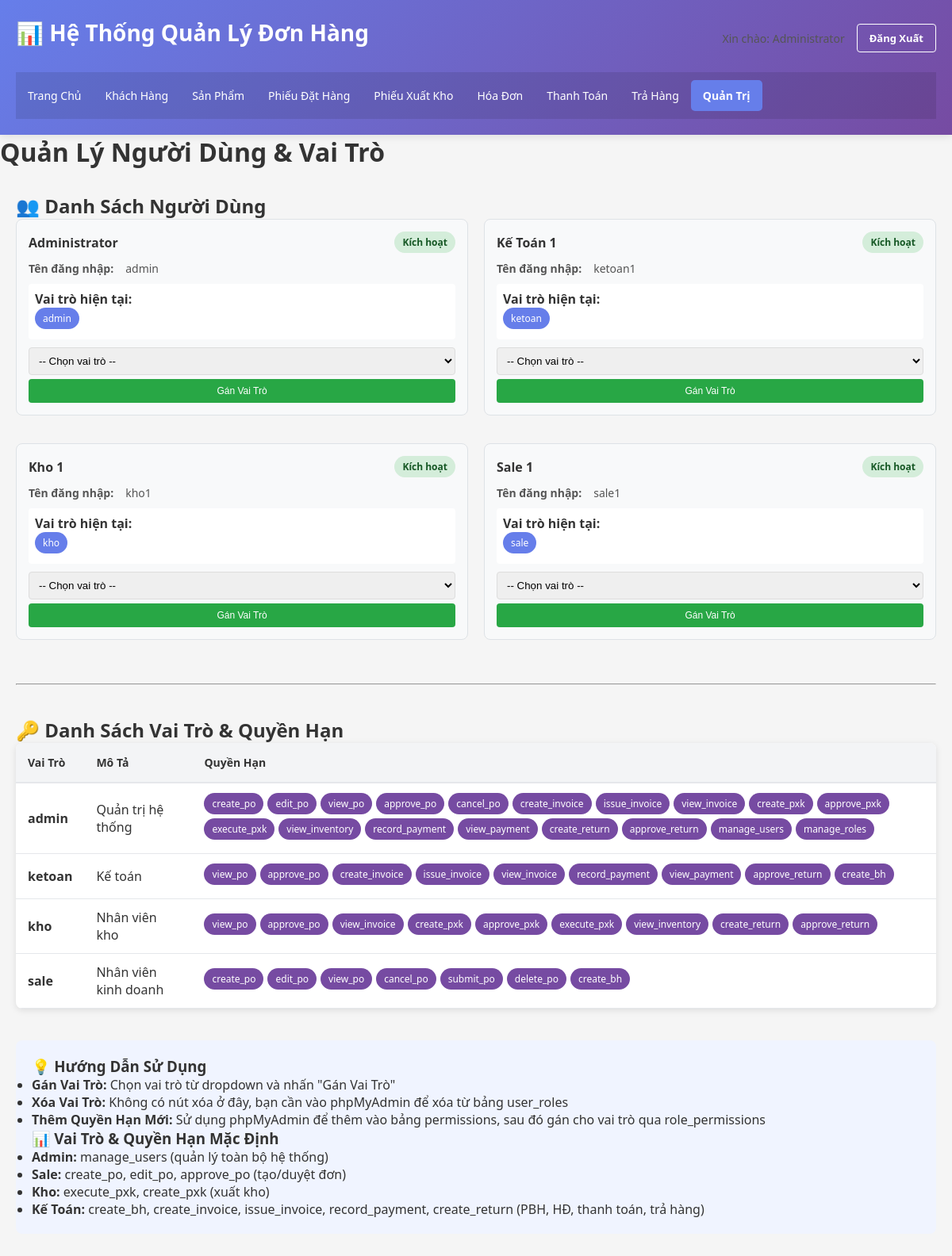
The page /admin/users.php (signed in) on the database its author committed.
### tables this page shows
CREATE TABLE `users` (
  `id` int(11) NOT NULL,
  `username` varchar(50) NOT NULL,
  `password` varchar(255) NOT NULL,
  `full_name` varchar(100) DEFAULT NULL,
  `status` tinyint(4) DEFAULT 1,
  `role` varchar(50) DEFAULT 'guest',
  `created_at` datetime DEFAULT current_timestamp()
);

CREATE TABLE `roles` (
  `id` int(11) NOT NULL,
  `name` varchar(50) NOT NULL,
  `description` varchar(255) DEFAULT NULL
);

### config.php (called while the page is built, shortened)
<?php
$servername = "localhost";
$username = "root";
$password = "";
$dbname = "quanlydonhang";
$conn = new mysqli($servername, $username, $password, $dbname);
$conn->set_charset("utf8mb4");
function hasPermission($permissionName) {
    global $conn;
    $userId = intval($_SESSION['user_id']);
    $stmt = $conn->prepare("SELECT 1 FROM user_roles ur JOIN role_permissions rp ON ur.role_id = rp.role_id JOIN permissions p ON rp.permission_id = p.id WHERE ur.user_id = ? AND p.name = ? LIMIT 1");
    $stmt->bind_param("is", $userId, $permissionName);
    $stmt->execute();
    $res = $stmt->get_result();
    return $res->num_rows > 0;
}
?>

### admin/users.php (the view, shortened to what this page needs)
<?php
include '../config.php';
$sql = "SELECT u.id, u.username, u.full_name, u.status, GROUP_CONCAT(r.name SEPARATOR ', ') as roles
        FROM users u
        LEFT JOIN user_roles ur ON u.id = ur.user_id
        LEFT JOIN roles r ON ur.role_id = r.id
        GROUP BY u.id
        ORDER BY u.full_name";
$result = $conn->query($sql);
?>
<!DOCTYPE html>
<html lang="vi">
<head>
    <link rel="stylesheet" href="../css/style.css">
</head>
<body>
    <div class="container">
        <?php include '../header.php'; ?>
        <h1>Quản Lý Người Dùng & Vai Trò</h1>
        <main>
            <h2>👥 Danh Sách Người Dùng</h2>
            <div class="admin-container">
                <?php
                if ($result->num_rows > 0) {
                    while ($user = $result->fetch_assoc()) {
                        $status_class = $user['status'] == 1 ? 'status-active' : 'status-inactive';
                        $status_text = $user['status'] == 1 ? 'Kích hoạt' : 'Bị khóa';
                        $roles_display = $user['roles'] ? $user['roles'] : 'Không có vai trò';
                        echo "<div class='user-card'>";
                        echo "<div class='user-header'>";
                        echo "<h4>{$user['full_name']}</h4>";
                        echo "<span class='status-badge $status_class'>$status_text</span>";
                        echo "</div>";
                        echo "<div class='user-info'>";
                        echo "<strong>Tên đăng nhập:</strong> {$user['username']}<br>";
                        echo "</div>";
                        echo "<div class='user-roles'>";
                        echo "<strong>Vai trò hiện tại:</strong><br>";
                        foreach (explode(', ', $roles_display) as $role) {
                            if ($role !== 'Không có vai trò') {
                                echo "<span class='role-badge'>$role</span>";
                            }
                        }
                        echo "</div>";
                        echo "<form method='POST' class='role-select'>";
                        echo "<select name='role_id' required>";
                        echo "<option value=''>-- Chọn vai trò --</option>";
                        echo "</select>";
                        echo "<div class='role-actions'>";
                        echo "<button type='submit' name='action' value='assign_role' class='btn-assign'>Gán Vai Trò</button>";
                        echo "</div>";
                        echo "</form>";
                        echo "</div>";
                    }
                } else {
                    echo "<p style='grid-column: 1/-1; text-align: center;'>Không có người dùng</p>";
                }
                ?>
            </div>
            <hr style="margin: 40px 0;">
            <h2>🔑 Danh Sách Vai Trò & Quyền Hạn</h2>
            <table class="table">
                <thead>
                    <tr>
                        <th>Vai Trò</th>
                        <th>Mô Tả</th>
                        <th>Quyền Hạn</th>
                    </tr>
                </thead>
                <tbody>
                    <?php
                    $sql_role_perms = "SELECT r.id, r.name, r.description, GROUP_CONCAT(p.name SEPARATOR ', ') as permissions
                                       FROM roles r
                                       LEFT JOIN role_permissions rp ON r.id = rp.role_id
                                       LEFT JOIN permissions p ON rp.permission_id = p.id
                                       GROUP BY r.id
                                       ORDER BY r.name";
                    $result_role_perms = $conn->query($sql_role_perms);
                    while ($role_perm = $result_role_perms->fetch_assoc()) {
                        echo "<tr>";
                        echo "<td><strong>" . $role_perm['name'] . "</strong></td>";
                        echo "<td>" . ($role_perm['description'] ? $role_perm['description'] : '-') . "</td>";
                        echo "<td>";
                        if ($role_perm['permissions']) {
                            $perms = explode(', ', $role_perm['permissions']);
                            foreach ($perms as $perm) {
                                echo "<span class='role-badge' style='background: #764ba2;'>$perm</span>";
                            }
                        } else {
                            echo "Không có quyền hạn";
                        }
                        echo "</td>";
                        echo "</tr>";
                    }
                    ?>
                </tbody>
            </table>
            <div style="margin-top: 40px; padding: 20px; background: #f0f4ff; border-radius: 8px;">
                <h3>💡 Hướng Dẫn Sử Dụng</h3>
                <ul>
                    <li><strong>Gán Vai Trò:</strong> Chọn vai trò từ dropdown và nhấn "Gán Vai Trò"</li>
                    <li><strong>Xóa Vai Trò:</strong> Không có nút xóa ở đây, bạn cần vào phpMyAdmin để xóa từ bảng user_roles</li>
                    <li><strong>Thêm Quyền Hạn Mới:</strong> Sử dụng phpMyAdmin để thêm vào bảng permissions, sau đó gán cho vai trò qua role_permissions</li>
                </ul>
                <h3>📊 Vai Trò & Quyền Hạn Mặc Định</h3>
                <ul>
                    <li><strong>Admin:</strong> manage_users (quản lý toàn bộ hệ thống)</li>
                    <li><strong>Sale:</strong> create_po, edit_po, approve_po (tạo/duyệt đơn)</li>
                    <li><strong>Kho:</strong> execute_pxk, create_pxk (xuất kho)</li>
                    <li><strong>Kế Toán:</strong> create_bh, create_invoice, issue_invoice, record_payment, create_return (PBH, HĐ, thanh toán, trả hàng)</li>
                </ul>
            </div>
        </main>
    </div>
</body>
</html>

### header.php (shortened to what this page needs)
<?php
$current_file = basename($_SERVER['PHP_SELF']);
$current_path = parse_url($_SERVER['REQUEST_URI'], PHP_URL_PATH);
?>
<header>
    <div class="header-top">
        <h1>📊 Hệ Thống Quản Lý Đơn Hàng</h1>
        <div class="user-info">
            <span>Xin chào: <?php echo htmlspecialchars($_SESSION['user_name']); ?></span>
            <a href="/logout.php" class="btn-logout">Đăng Xuất</a>
        </div>
    </div>
    <nav class="navbar">
        <ul>
            <li><a href="/index.php" class="<?= $current_file=='index.php' ? 'active' : '' ?>">Trang Chủ</a></li>
            <?php if (hasPermission('manage_users')): ?>
                <li><a href="/khach_hang/list.php" class="<?= strpos($current_path,'/khach_hang')!==false ? 'active' : '' ?>">Khách Hàng</a></li>
            <?php endif; ?>
            <?php if (hasPermission('manage_users')): ?>
                <li><a href="/san_pham/list.php" class="<?= strpos($current_path,'/san_pham')!==false ? 'active' : '' ?>">Sản Phẩm</a></li>
            <?php endif; ?>
            <?php if (hasPermission('create_po') || hasPermission('approve_po')): ?>
                <li><a href="/phieu_dat_hang/list.php" class="<?= strpos($current_path,'/phieu_dat_hang')!==false ? 'active' : '' ?>">Phiếu Đặt Hàng</a></li>
            <?php endif; ?>
            <?php if (hasPermission('execute_pxk') || hasRole('kho')): ?>
                <li><a href="/phieu_xuat_kho/list.php" class="<?= strpos($current_path,'/phieu_xuat_kho')!==false ? 'active' : '' ?>">Phiếu Xuất Kho</a></li>
            <?php endif; ?>
            <?php if (hasPermission('create_invoice') || hasPermission('issue_invoice')): ?>
                <li><a href="/hoa_don/list.php" class="<?= strpos($current_path,'/hoa_don')!==false ? 'active' : '' ?>">Hóa Đơn</a></li>
            <?php endif; ?>
            <?php if (hasPermission('record_payment')): ?>
                <li><a href="/thanh_toan/list.php" class="<?= strpos($current_path,'/thanh_toan')!==false ? 'active' : '' ?>">Thanh Toán</a></li>
            <?php endif; ?>
            <?php if (hasPermission('create_return') || hasPermission('approve_return') || hasRole('kho')): ?>
                <li><a href="/tra_hang/list.php" class="<?= strpos($current_path,'/tra_hang')!==false ? 'active' : '' ?>">Trả Hàng</a></li>
            <?php endif; ?>
            <?php if (hasPermission('manage_users')): ?>
                <li><a href="/admin/users.php" class="<?= strpos($current_path,'/admin')!==false ? 'active' : '' ?>">Quản Trị</a></li>
            <?php endif; ?>
        </ul>
    </nav>
</header>

### css/style.css (style rules this page uses)
* { margin: 0; padding: 0; box-sizing: border-box; }
body { font-family: 'Segoe UI', Tahoma, Geneva, Verdana, sans-serif; background-color: #f5f5f5; color: #333; }
.container { max-width: 1200px; margin: 0 auto; min-height: 100vh; display: flex; flex-direction: column; }
header { background: linear-gradient(135deg, #667eea 0%, #764ba2 100%); color: white; padding: 20px; box-shadow: 0 2px 10px rgba(0,0,0,0.1); }
header h1 { font-size: 28px; margin-bottom: 15px; }
.header-top { display: flex; justify-content: space-between; align-items: center; margin-bottom: 15px; }
.user-info { display: flex; align-items: center; gap: 15px; }
.user-info span { font-size: 14px; }
.navbar { background-color: rgba(0,0,0,0.1); padding: 10px 0; }
.navbar ul { list-style: none; display: flex; flex-wrap: wrap; gap: 0; }
.navbar a { color: white; padding: 8px 15px; text-decoration: none; display: block; transition: background-color 0.3s; font-size: 14px; }
.navbar a:hover, .navbar a.active { background-color: rgba(0,0,0,0.2); }
main { flex: 1; padding: 30px 20px; }
.table { width: 100%; border-collapse: collapse; background: white; box-shadow: 0 2px 8px rgba(0,0,0,0.1); border-radius: 8px; overflow: hidden; }
.table thead { background-color: #f3f4f6; border-bottom: 2px solid #e5e7eb; }
.table th { padding: 15px; text-align: left; font-weight: 600; color: #333; font-size: 14px; }
.table td { padding: 12px 15px; border-bottom: 1px solid #e5e7eb; }
.btn-primary, .btn-secondary, .btn-danger, .btn-warning, .btn-info, .btn-logout { padding: 10px 20px; border: none; border-radius: 4px; font-size: 14px; cursor: pointer; text-decoration: none; display: inline-block; transition: all 0.3s; font-weight: 600; }
.btn-logout { background-color: transparent; color: white; border: 1px solid white; padding: 8px 15px; font-size: 13px; }
.navbar ul li a { padding: 10px 15px; display: block; text-decoration: none; color: #ffffff; }
.navbar ul li a.active { background-color: #667eea; color: white !important; border-radius: 5px; font-weight: 600; }

### admin/users.php (style rules this page uses)
.admin-container { display: grid; grid-template-columns: 1fr 1fr; gap: 20px; margin-bottom: 30px; }
.user-card { background: #f8f9fa; border: 1px solid #dee2e6; border-radius: 8px; padding: 15px; margin-bottom: 15px; }
.user-header { display: flex; justify-content: space-between; align-items: center; margin-bottom: 10px; }
.user-header h4 { margin: 0; color: #333; }
.status-badge { padding: 5px 10px; border-radius: 20px; font-size: 12px; font-weight: bold; }
.status-active { background: #d4edda; color: #155724; }
.user-info { margin: 10px 0; font-size: 14px; color: #555; }
.user-roles { margin: 10px 0; padding: 8px; background: white; border-radius: 4px; min-height: 30px; }
.role-badge { display: inline-block; background: #667eea; color: white; padding: 5px 10px; border-radius: 15px; font-size: 12px; margin-right: 5px; margin-bottom: 5px; }
.role-select { margin-top: 10px; }
.role-select select { padding: 8px; border: 1px solid #ddd; border-radius: 4px; width: 100%; margin-bottom: 5px; }
.role-actions { display: flex; gap: 5px; }
.role-actions button { flex: 1; padding: 8px 10px; font-size: 12px; border: none; border-radius: 4px; cursor: pointer; transition: all 0.3s; }
.btn-assign { background: #28a745; color: white; }

### rows shown on the page
users: full_name "Administrator", status "Kích hoạt", username "admin", role "admin"
users: full_name "Kế Toán 1", status "Kích hoạt", username "ketoan1", role "ketoan"
users: full_name "Kho 1", status "Kích hoạt", username "kho1", role "kho"
users: full_name "Sale 1", status "Kích hoạt", username "sale1", role "sale"
roles: name "admin", description "Quản trị hệ thống", perm "create_po", perm "edit_po", perm "view_po", perm "approve_po", perm "cancel_po", perm "create_invoice", perm "issue_invoice", perm "view_invoice", perm "create_pxk", perm "approve_pxk", perm "execute_pxk", perm "view_inventory", perm "record_payment", perm "view_payment", perm "create_return", perm "approve_return", perm "manage_users", perm "manage_roles"
roles: name "ketoan", description "Kế toán", perm "view_po", perm "approve_po", perm "create_invoice", perm "issue_invoice", perm "view_invoice", perm "record_payment", perm "view_payment", perm "approve_return", perm "create_bh"
roles: name "kho", description "Nhân viên kho", perm "view_po", perm "approve_po", perm "view_invoice", perm "create_pxk", perm "approve_pxk", perm "execute_pxk", perm "view_inventory", perm "create_return", perm "approve_return"
roles: name "sale", description "Nhân viên kinh doanh", perm "create_po", perm "edit_po", perm "view_po", perm "cancel_po", perm "submit_po", perm "delete_po", perm "create_bh"

### other values the page prints
$_SESSION['user_name'] "Administrator"
